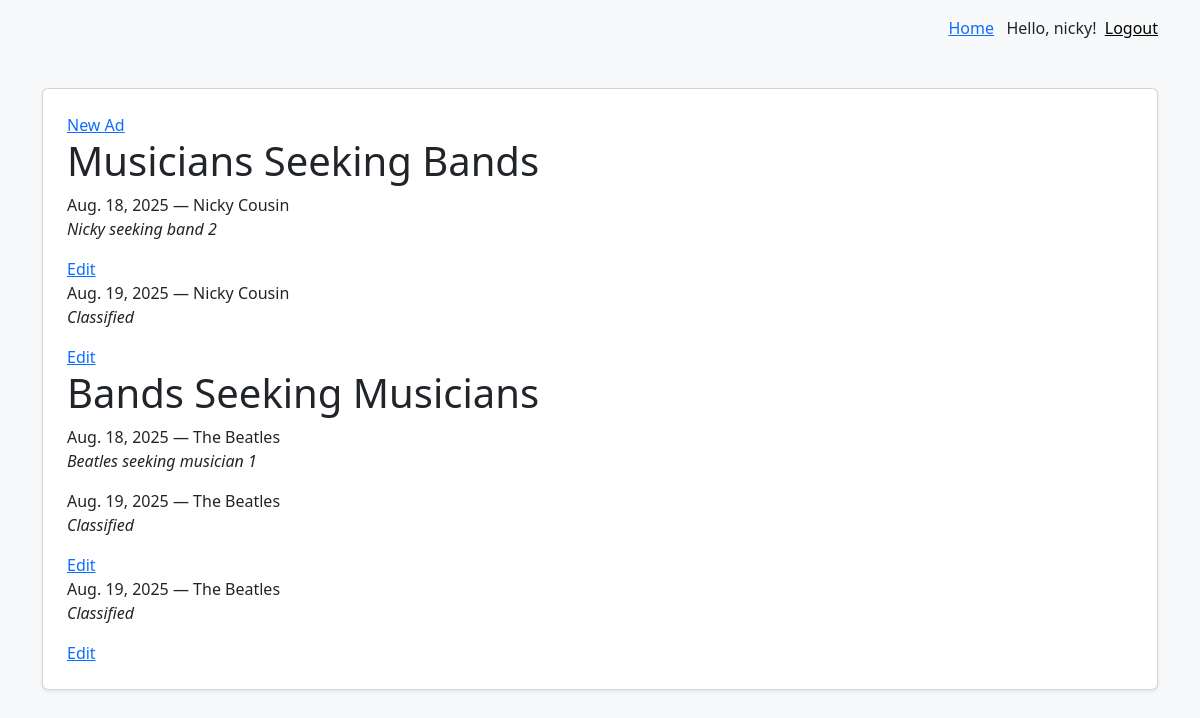
The page /content/list-ads/ (signed in) on the database its author committed.
### content/models.py (models this page shows, shortened)
class SeekingAd(models.Model):
    date = models.DateField(auto_now_add=True)
    owner = models.ForeignKey(User, on_delete=models.CASCADE)
    seeking = models.CharField(max_length=1, choices=MusicianBandChoice.choices)
    musician = models.ForeignKey(
        Musician, on_delete=models.SET_NULL, blank=True, null=True
    )
    band = models.ForeignKey(Band, on_delete=models.SET_NULL, blank=True, null=True)
    content = models.TextField()
    class Meta:
        ordering = [
            "date",
        ]

### bands/models.py (models this page shows, shortened)
class Musician(models.Model):
    first_name = models.CharField(max_length=50)
    last_name = models.CharField(max_length=50)
    birth = models.DateField()
    description = models.TextField(blank=True)
    picture = models.ImageField(blank=True, null=True)
    class Meta:
        ordering = ["last_name", "first_name"]

class Band(models.Model):
    name = models.CharField(max_length=20)
    musicians = models.ManyToManyField(Musician)
    class Meta:
        ordering = [
            "name",
        ]

### content/views.py (the view)
# urls.py: path("list-ads/", views.list_ads, name="list_ads"),
def list_ads(request):
    data = {
        "seeking_musician": SeekingAd.objects.filter(
            seeking=MusicianBandChoice.MUSICIAN
        ),
        "seeking_band": SeekingAd.objects.filter(seeking=MusicianBandChoice.BAND),
    }
    return render(request, "list_ads.html", data)

### templates/list_ads.html
{% extends "base.html" %}
{% block content %}
    {% if request.user.is_authenticated %}
        <a href="{% url 'seeking_ad' %}">New Ad</a>
    {% endif %}
    <h1>Musicians Seeking Bands</h1>
    {% for ad in seeking_band %}
        <p>
            {{ ad.date }} &mdash;
            {{ ad.musician.first_name }} {{ ad.musician.last_name }}
            <br/>
            <i>{{ ad.content }}</i>
        </p>
        {% if ad.owner == request.user %}
            <a href="{% url 'edit_seeking_ad' ad.id %}">Edit</a>
        {% endif %}
    {% empty %}
        <p><i>No ads at this time</i></p>
    {% endfor %}
    <h1>Bands Seeking Musicians</h1>
    {% for ad in seeking_musician %}
        <p>
            {{ ad.date }} &mdash; {{ ad.band.name }}
            <br/>
            <i>{{ ad.content }}</i>
        </p>
        {% if ad.owner == request.user %}
            <a href="{% url 'edit_seeking_ad' ad.id %}">Edit</a>
        {% endif %}
    {% empty %}
        <p><i>No ads at this time</i></p>
    {% endfor %}
{% endblock content %}

### templates/base.html (shortened to what this page needs)
<!DOCTYPE html>
<html lang="en">
<head>
    <link
        href="https://cdn.jsdelivr.net/npm/bootstrap@5.3.3/dist/css/bootstrap.min.css"
        rel="stylesheet"
>
</head>
<body class="bg-light">
    <div class="container mt-3 d-flex justify-content-end">
        <a href="{% url 'home' %}">Home</a>&nbsp;&nbsp;
        {% if user.is_authenticated %}
            Hello, {{ user.username }}! &nbsp;
            <form id="logout-form" method="post" action="{% url 'logout' %}">
                <button type="submit" style="background: none; border:none; cursor:pointer; padding:0; text-decoration: underline;">
                    Logout
                </button>
            </form>
        {% else %}
            <a href="{% url 'login' %}">Login</a>
        {% endif %}
    </div>
    <main class="container my-5">
        <div class="card shadow-sm p-4 bg-white rounded">
            {% block content %}
            {% endblock content %}
        </div>
    </main>
</body>
</html>

### rows shown on the page
SeekingAd: date "Aug. 18, 2025", musician.first_name "Nicky", musician.last_name "Cousin", content "Nicky seeking band 2", shows "Edit"
SeekingAd: date "Aug. 19, 2025", musician.first_name "Nicky", musician.last_name "Cousin", content "Classified", shows "Edit"
SeekingAd: date "Aug. 18, 2025", band.name "The Beatles", content "Beatles seeking musician 1"
SeekingAd: date "Aug. 19, 2025", band.name "The Beatles", content "Classified", shows "Edit"
SeekingAd: date "Aug. 19, 2025", band.name "The Beatles", content "Classified", shows "Edit"

### other values the page prints
{{ user.username }} "nicky"
